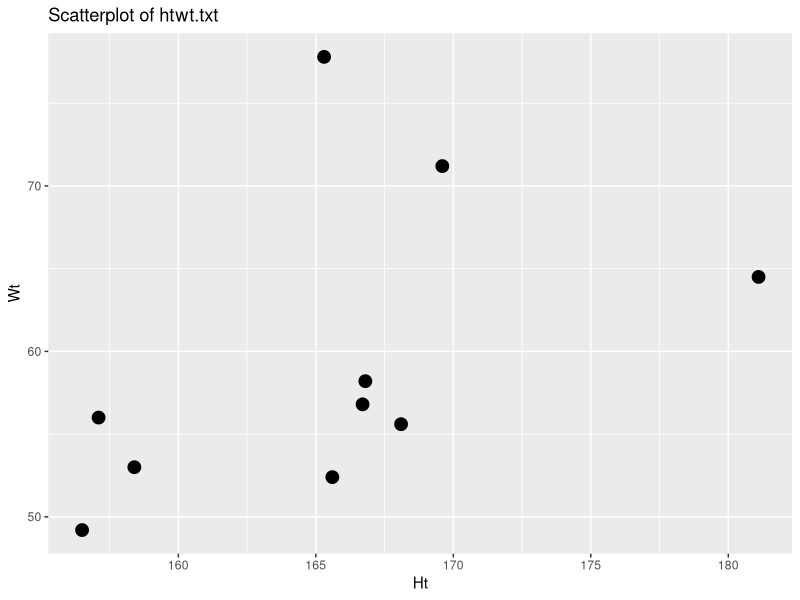
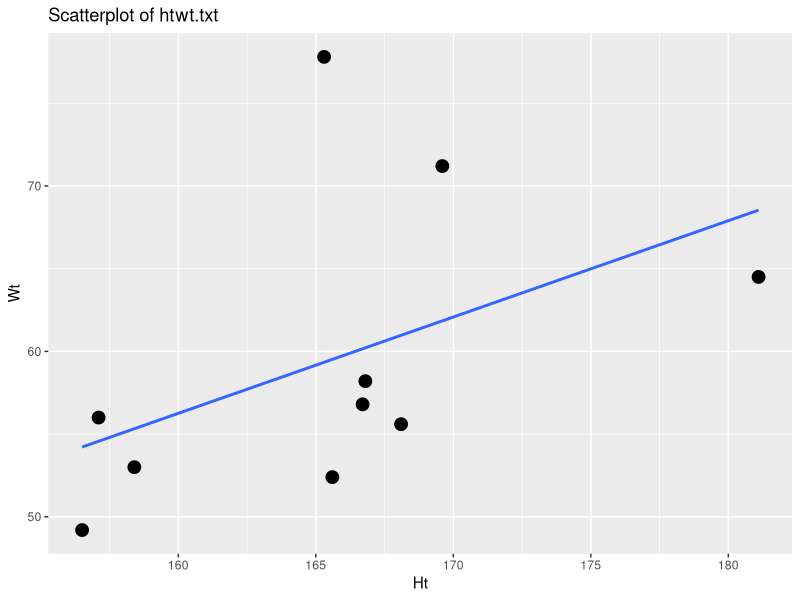

These figures' R source, in order:
## ---- chunk 1
gc()
rm(list = ls())
## ---- chunk 2
library("knitr")
opts_chunk$set(echo = TRUE, cache=TRUE, message=FALSE, warning = FALSE)
options(width = 100)
library("ggplot2")
library("GGally")
library("dplyr")
## ---- chunk 3
htwt <- read.csv("htwt.txt", header = TRUE, sep = " ")
oldfaith <- read.csv("oldfaith.txt", header = TRUE, sep = " ")[-3]
## ---- chunk 4
ggplot(data = htwt, aes(x = Ht, y = Wt)) + geom_point(size = 4) + ggtitle("Scatterplot of htwt.txt")
## ---- chunk 5
Sxx = sum((htwt$Ht - mean(htwt$Ht))^2)
Syy = sum((htwt$Wt - mean(htwt$Wt))^2)
Sxy = sum((htwt$Ht - mean(htwt$Ht)) * (htwt$Wt - mean(htwt$Wt)))
x <- c(mean(htwt$Ht), mean(htwt$Wt), Sxx, Syy, Sxy)
names(x) <- c("Ht_mean", "Wt_mean", "Sxx", "Syy", "Sxy")
x

model <- lm(data = htwt, Wt ~ Ht)
model$coefficients

ggplot(data = htwt, aes(x = Ht, y = Wt)) + geom_point(size = 4) + geom_smooth(method = lm, se = FALSE) + ggtitle("Scatterplot of htwt.txt")
## ---- chunk 6
MSE = sum(model$residuals^2)/(nrow(htwt)-2) %>% round(., 4)
b1_SE = summary(model)$coefficients[2, 2] %>% round(., 4)
b0_SE = summary(model)$coefficients[1, 2] %>% round(., 4)

x <- matrix(c(MSE, b0_SE, MSE, b1_SE), 2, 2, byrow = F, dimnames = list(c("MSE", "standard error"), c("intercept", "b1")))
x
## ---- chunk 7
#cov(b0, b1)
unname(-mean(htwt$Ht) * diag(vcov(model))[2])
## ---- chunk 8
summary(model)$coefficients
## ---- chunk 9
anova(lm(data = htwt, Wt ~ Ht))
## ---- chunk 10
oldfaith_model <- lm(data = oldfaith, Interval ~ Duration)
summary(oldfaith_model)$coefficients
## ---- chunk 11
predict(oldfaith_model, newdata=list(Duration=250), interval="confidence", level=.95)
## ---- chunk 12
predict(oldfaith_model, newdata=list(Duration=250), interval="prediction", level=.95)
